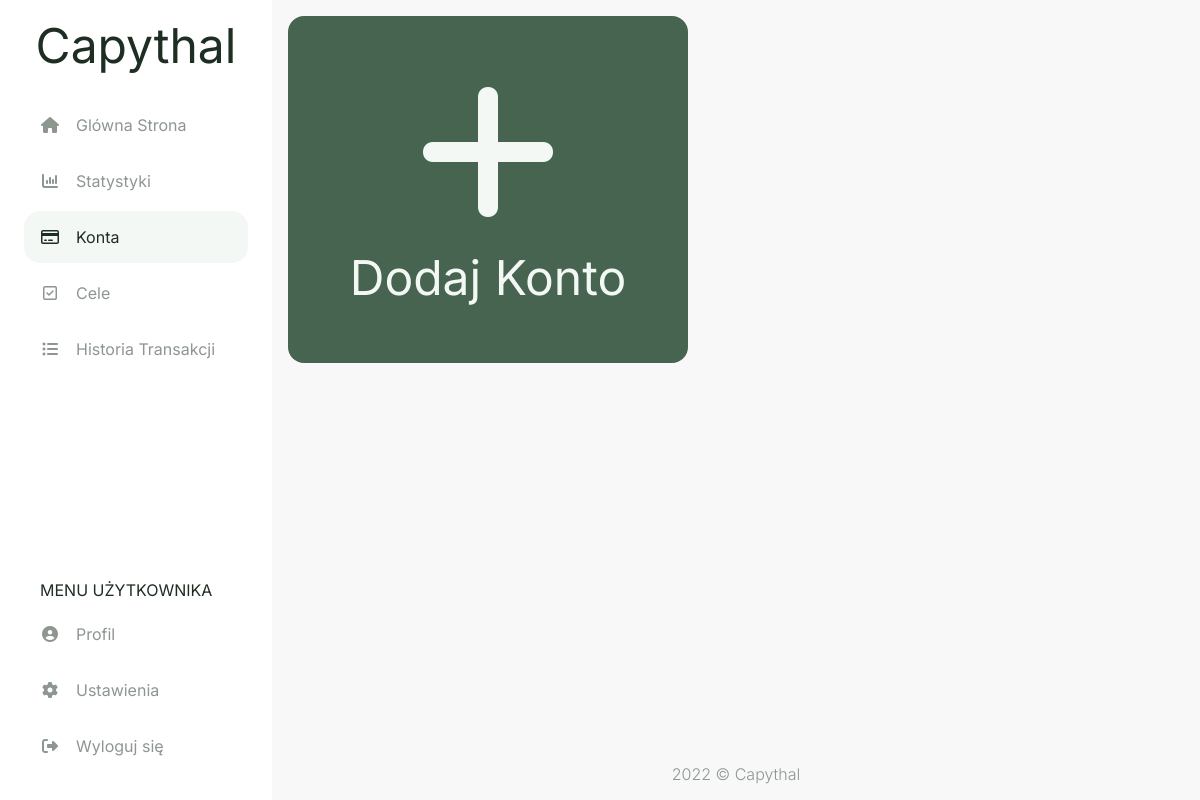
Page /accounts (signed in) on the earlier database version.
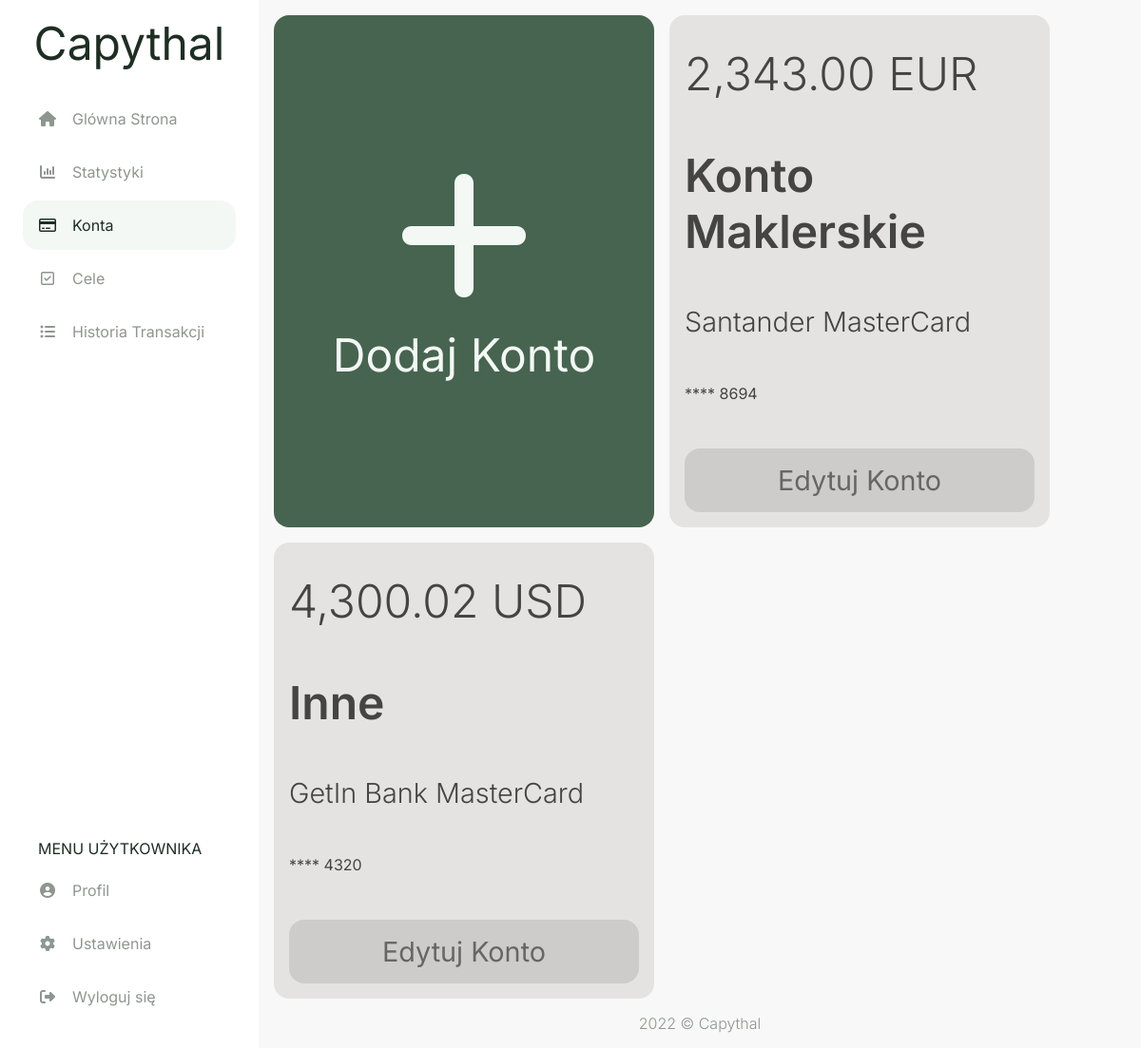
Same page on the later database version.
### capythal/models.py (models this page shows, shortened)
class account(db.Model):
    id = db.Column(db.Integer, primary_key=True)
    user_id = db.Column(db.Integer, db.ForeignKey('user.id'), nullable=False)
    currency_id = db.Column(db.Integer, db.ForeignKey('currency.id'), nullable=False)
    card_id = db.Column(db.Integer, db.ForeignKey('card.id'))
    acc_type_id = db.Column(db.Integer, db.ForeignKey('acc_type.id'), nullable=False)
    style_id = db.Column(db.Integer, db.ForeignKey('style.id'), nullable=False)
    amount = db.Column(db.Float(20,2), default = 0)
    card_number = db.Column(db.String(4))
    fin_inst = db.Column(db.String(20))
    transaction = db.relationship("transaction", backref="account", lazy=True)
    settings = db.relationship("settings", back_populates="account", uselist=False)
    goal = db.relationship("goal", backref="account", lazy=True)

class currency(db.Model):
    id = db.Column(db.Integer, primary_key=True)
    name = db.Column(db.String(20), nullable=False)
    account = db.relationship("account", backref="currency", lazy=True)
    settings = db.relationship("settings", backref="currency", lazy=True)

class acc_type(db.Model):
    id = db.Column(db.Integer, primary_key=True)
    name = db.Column(db.String(20), nullable=False)
    account = db.relationship("account", backref="acc_type", lazy=True)

class card(db.Model):
    id = db.Column(db.Integer, primary_key=True)
    name = db.Column(db.String(20), nullable=False)
    account = db.relationship("account", backref="card", lazy=True)

### capythal/routes.py (the view, shortened to what this page needs)
@app.route('/accounts', methods=['GET', 'POST'])
@login_required
def accounts():
    form_add = addAccForm()
    form_edit = editAccForm()
    accounts = db.session.query(account,currency,card,acc_type,style).join(currency).join(card).join(acc_type).join(style).filter(account.user_id == current_user.id)
    if form_edit.deleteAcc.data and form_edit.validate():
        db.session.execute(
            delete(account)
            .where((account.id == form_edit.account_id.data) & (account.user_id == current_user.id)))
        db.session.commit()
        return redirect(url_for('accounts'))
    return render_template("accounts.html", accounts = accounts, form_add = form_add, form_edit = form_edit)

### capythal/models.py (called while the page is built)
@login_manager.user_loader
def load_user(user_id):
    return user.query.get(int(user_id))

### capythal/routes.py (called while the page is built)
@app.template_filter()
def currencyFormat(value):
    value = float(value)
    return "{:,.2f}".format(value)

### capythal/templates/accounts.html (shortened to what this page needs)
{% extends "layout.html" %}
{% set active_page = "accounts" %}
{% block head %}
  {{ super() }}
  <link rel="stylesheet" href="{{ url_for('static', filename='css/accounts.css') }}">
  <link rel="stylesheet" href="{{ url_for('static', filename='css/modals/account-modal.css') }}">
{% endblock %}
{% block content %}
<div class="accounts-flexbox">
  <a href="#modal-add" class="account-add bg-main-btn fc-main-btn">
    <span class="account-plus-sign fa fa-plus"></span>
    <span class="fs-1">Dodaj Konto</span>
  </a>
  {% for account,currency,card,acc_type,style in accounts %}
    <div class="account-info style-{{ style.name }}">
      <span class="fs-1 fw-light">{{ account.amount | currencyFormat }} {{ currency.name }}</span>
      <span class="fs-1 fw-semibold">{{ acc_type.name }}</span>
      <span class="fs-2 fw-light">
        {% if account.fin_inst %}{{ account.fin_inst }}{% endif %} {% if card.name %}{{ card.name }}{% endif %}
      </span>
      {% if account.card_number %}
      <span class="fs-4">**** {{ account.card_number }}</span>
      {% endif %}
      <a href="#modal{{ account.id }}" class="account-edit" value=1>
        <span class="fs-2">Edytuj Konto</span>
      </a>
    </div>
  {% endfor %}
</div>
{% endblock %}

### capythal/templates/layout.html (shortened to what this page needs)
<!doctype html>
<html lang="pl">
  <head>
    {% block head %}
    <link rel="stylesheet" href="{{ url_for('static', filename='css/style.css') }}">
    {% endblock %}
  </head>
  <body>
    <aside id="navbar" class="navbar">
      <a class="logo fs-1" href="{{ url_for('home') }}">Capythal</a>
      <ul class="navbar-list-top">
        <li class="menu-button {{ 'active' if active_page == 'home' else '' }}">
          <a href="{{ url_for('home') }}" class="menu-button-link">
            <span class="fa fa-fw fa-home my-auto"></span>
            <span class="ml-1 fs-4">Glówna Strona</span>
          </a>
        </li>
        <li class="menu-button {{ 'active' if active_page == 'stats' else '' }}">
          <a href="{{ url_for('stats') }}" class="menu-button-link">
            <span class="fa fa-fw fa-bar-chart my-auto"></span>
            <span class="ml-1 fs-4">Statystyki</span>
          </a>
        </li>
        <li class="menu-button {{ 'active' if active_page == 'accounts' else '' }}">
          <a href="{{ url_for('accounts') }}" class="menu-button-link">
            <span class="fa fa-fw fa-credit-card my-auto"></span>
            <span class="ml-1 fs-4">Konta</span>
          </a>
        </li>
        <li class="menu-button {{ 'active' if active_page == 'goals' else '' }}">
          <a href="{{ url_for('goals') }}" class="menu-button-link">
            <span class="fa fa-fw fa-check-square-o my-auto"></span>
            <span class="ml-1 fs-4">Cele</span>
          </a>
        </li>
        <li class="menu-button {{ 'active' if active_page == 'history' else '' }}">
          <a href="{{ url_for('history') }}" class="menu-button-link">
            <span class="fa fa-fw fa-list-ul my-auto"></span>
            <span class="ml-1 fs-4">Historia Transakcji</span>
          </a>
        </li>
      </ul>
      <ul class="navbar-list-bottom">
        <li class="nav-item">
          <span class="ml-1 fs-4">MENU UŻYTKOWNIKA</span>
        </li>
        <li class="menu-button">
          <a href="{{ url_for('userpage') }}" class="menu-button-link">
            <span class="fa fa-fw fa-user-circle my-auto"></span>
            <span class="ml-1 fs-4">Profil</span>
          </a>
        </li>
        <li class="menu-button">
          <a href="" class="menu-button-link">
            <span class="fa fa-fw fa-cog my-auto"></span>
            <span class="ml-1 fs-4">Ustawienia</span>
          </a>
        </li>
        <li class="menu-button">
          <a href="{{ url_for('logout') }}" class="menu-button-link">
            <span class="fa fa-fw fa-sign-out my-auto"></span>
            <span class="ml-1 fs-4">Wyloguj się</span>
          </a>
        </li>
      </ul>
    </aside>
    <main class="main-content">
      {%block content%}
      {%endblock%}
    </main>
    <footer class="fc-secondary fw-light">
      2022 © Capythal
    </footer>
  </body>
</html>

### capythal/static/css/style.css (style rules this page uses)
html, body { padding: 0; margin: 0; }
html { height: 100%; font-family: 'Inter', sans-serif; width: 100%; }
body { background-color: #F8F8F8; color: #1F2E23; min-height: 100vh; display: flex; flex-direction: column; }
* { box-sizing: border-box; }
aside { background-color: #FFFFFF; }
a { color: #1F2E23; cursor: pointer; text-decoration: none; }
.bg-main-btn { background-color: #46644F; }
.style-grey { color: hsl(0, 0%, 33%); background-color: hsl(40, 5%, 89%) }
.fc-secondary { color: #8E9690; }
.fc-main-btn { color: #F3F8F5; }
.fw-light { font-weight: 300 !important; }
.fw-semibold { font-weight: 600 !important; }
.ml-1 { margin-left: 1rem !important; }
.my-auto { margin: auto 0; }
.navbar { transition: all 0.4s ease-in-out; }
.main-content { height: 100%; }
.navbar { display: flex; flex-direction: column; position: fixed; top: 0; bottom: 0; width: 0; opacity: 0; height: 100%; max-width: 75%; overflow-y: auto; z-index: 101; }
.logo { display: none; margin: 1rem auto 0; }
.navbar-list-top, .navbar-list-bottom { width: 100%; padding: 1.5rem; list-style: none }
.navbar-list-top { margin-top: 0; margin-bottom: auto; }
.navbar-list-bottom { margin-bottom: 0; }
.nav-item { margin: 0.5rem 0; }
.active { border-radius: 1rem; background-color: #F3F8F5; }
.active a { color: #1F2E23 !important; }
.menu-button a { margin-bottom: 0.25rem; color: #8E9690; }
.menu-button-link { display: flex; padding: 1rem; }
footer { margin-top: auto; display: flex; margin-bottom: 1rem; justify-content: center; }
.fs-1 { font-size: 2rem; }
.fs-2 { font-size: 1.5rem; }
.fs-4 { font-size: 0.8rem; }
@media (min-width: 500px) { .fs-1 { font-size: 3rem; } }
@media (min-width: 500px) { .fs-2 { font-size: 2rem; } }
@media (min-width: 500px) { .fs-4 { font-size: 1.2rem ; } }
@media (min-width: 800px) { .navbar { width: 100%; opacity: 1; max-width: 17rem; } }
@media (min-width: 800px) { footer { margin-left: 17rem; } }
@media (min-width: 800px) { .add-tr, .logo { display: block; } }
@media (min-width: 800px) { .main-content { margin-left: 17rem; } }
@media (min-width: 800px) { .fs-1 { font-size: 3rem; } }
@media (min-width: 800px) { .fs-2 { font-size: 1.8rem; } }
@media (min-width: 800px) { .fs-4 { font-size: 1rem; } }

### capythal/static/css/accounts.css (style rules this page uses)
.accounts-flexbox { padding: 1rem; display: flex; gap: 1rem; flex-wrap: wrap; }
.account-add, .account-info { flex: 1 0 100%; border-radius: 1rem; display: flex; flex-direction: column; }
.account-add { padding: 3.5rem; justify-content: center; align-items: center; gap: 1rem; }
.account-plus-sign { font-size: 10rem; }
.account-info { padding: 2rem 1rem 1rem; justify-content: space-between; gap: 3rem; color: rgba(0, 0, 0, 0.7); word-wrap: break-word; }
.account-edit { padding: 1rem; border-radius: 1rem; color: rgba(0, 0, 0, 0.5); background-color: rgba(0, 0, 0, 0.1); }
.account-edit > span { display: flex; justify-content: center; }
@media (min-width: 1100px) { .account-add, .account-info { max-width: 25rem; } }

Differences in the rows shown:
added account: amount "2,343.00", name "EUR", name "Konto Maklerskie", fin_inst "Santander", name "MasterCard", card_number "8694"
added account: amount "4,300.02", name "USD", name "Inne", fin_inst "GetIn Bank", name "MasterCard", card_number "4320"
